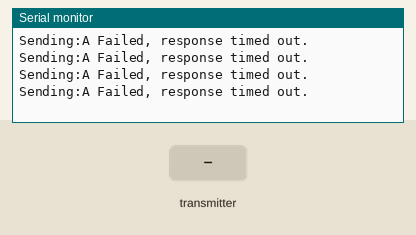
Recording of a sketch running on a simulated Arduino Uno, built with avr-gcc and run on an emulated ATmega328P. On the bench: the last lines printed to the serial monitor. The test bench sets the inputs (shaded band). No radio packets arrive unless stated.

Above: at 1.2 s.
1.3 s: the transmitter starts sending response = 0
At 1.58 s:
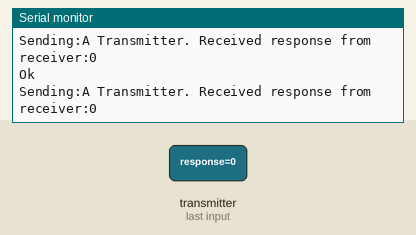
2.9 s: the transmitter starts sending response = 64
At 3.11 s:
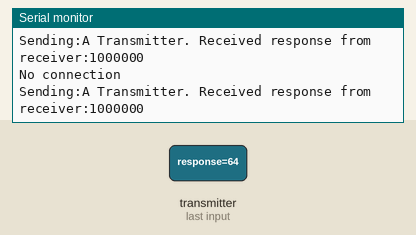
4.6 s: the transmitter starts sending response = 128
At 4.76 s:
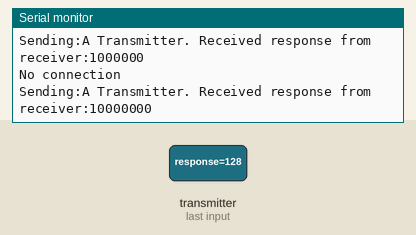
7.6 s: the transmitter starts sending response = 64
At 7.74 s:
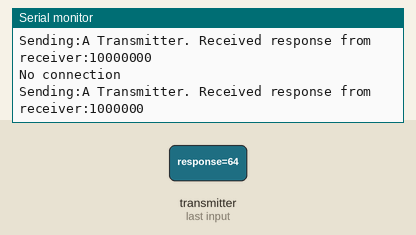
10.6 s: the transmitter starts sending response = 0
At 10.7 s:
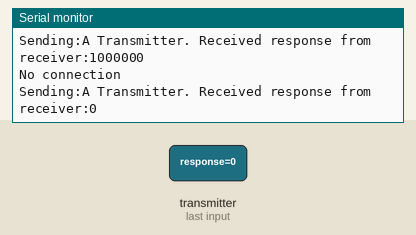
13.6 s: the transmitter starts sending response = 255
At 13.91 s:
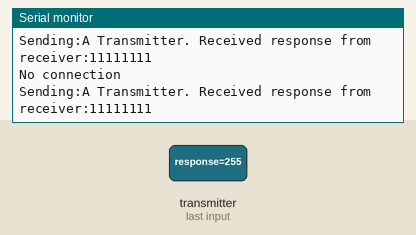
Timing chart, 0 to 16.6 s (numbered marks = the images above; inputs shaded):
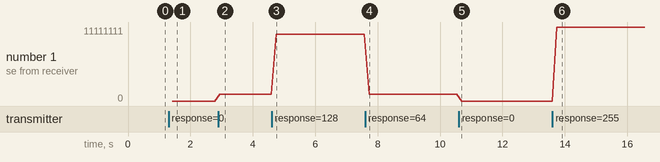

Measured:
- after the input at 1.3 s, the serial monitor: prints a new line after 0.12 s (image 1)
- after the input at 2.9 s, the serial monitor: prints a new line at once (image 2)
- after the input at 4.6 s, the serial monitor: prints a new line after 0.15 s (image 3)
- after the input at 7.6 s, the serial monitor: prints a new line after 0.13 s (image 4)
- after the input at 10.6 s, the serial monitor: prints a new line after 0.09 s (image 5)
- after the input at 13.6 s, the serial monitor: prints a new line after 0.14 s (image 6)
- plotted number 1: 0 → 1000000 after the input at 2.9 s, 1000000 → 10000000 after the input at 4.6 s, 10000000 → 1000000 after the input at 7.6 s, 1000000 → 0 after the input at 10.6 s, 0 → 11111111 after the input at 13.6 s

The sketch:

transmitter.ino
```cpp
/*  1300a2 - nRF24 Transmitter
 *
 * This sketch shows how to create a simple transmitter using the nRF24 module.
 *
 * This sketch was written by Peter Dalmaris for Arduino Step by Step
 *
 * Components
 * ----------
 *  - Arduino Uno
 *  - nRF24L01+
 *  - 470 uF capacitor
 *  - Jumper wires
 *
 *  Libraries
 *  ---------
 *  - SPI
 *  - RF24
 *
 * Connections
 * -----------
 * Arduino Uno and nRF24 (consult the schematic diagram as most
 * nRF24 modules don't include any pin markings):
 *
 *  Arduino Uno   |      nRF24
 *  ------------------------------
 *        -       |       IRQ
 *        11      |       MOSI
 *        10      |       CSN
 *        5V      |       VCC
 *        GND     |       GND
 *        9       |       CE
 *        13      |       SCK
 *        12      |       MISO
 *
 *
 *  Connect the capacitor between the GND and 3.3V pins (beware of the polarity).
 *
 *
 *  Created on October 19 2017 by Peter Dalmaris, Tech Explorations, txplore.com
 *
 */

#include <SPI.h>
#include "RF24.h"

#define BAUDRATE 9600

char message = 'A';

int led_pin = 13;

RF24 radio(9,10);

// Radio pipe addresses for the 2 nodes to communicate.
const uint64_t pipes[2] = { 0xF0F0F0F0E1LL, 0xF0F0F0F0D2LL };

void setup()
{
  Serial.begin(BAUDRATE);

  radio.begin();
  radio.openWritingPipe(pipes[0]);
  radio.openReadingPipe(1,pipes[1]);
  radio.printDetails();
}

void loop()
{
    radio.stopListening();
    Serial.print("Sending:");
    Serial.print(message);
    Serial.print(" ");
    radio.write( &message, 1 );
    // Now, continue listening
    radio.startListening();

    // Wait here until we get a response, or timeout (250ms)
    unsigned long started_waiting_at = millis();
    bool timeout = false;
    while ( ! radio.available() && ! timeout )
      if (millis() - started_waiting_at > 200 )
        timeout = true;

    // Describe the results
    if ( timeout )
    {
      Serial.println("Failed, response timed out.");

    }
    else
    {
      // Grab the response, compare, and send to debugging spew
      byte response;
      radio.read( &response, sizeof(response) );
      Serial.print("Transmitter. Received response from receiver:");
      Serial.println(response,BIN);

      if (response == B0)
      {
        digitalWrite(led_pin,HIGH);
        Serial.println("Ok");
      }
      else
      {
        digitalWrite(led_pin,LOW);
        Serial.println("No connection");
      }
    }

    // Try again  later
    delay(150);

}
```
